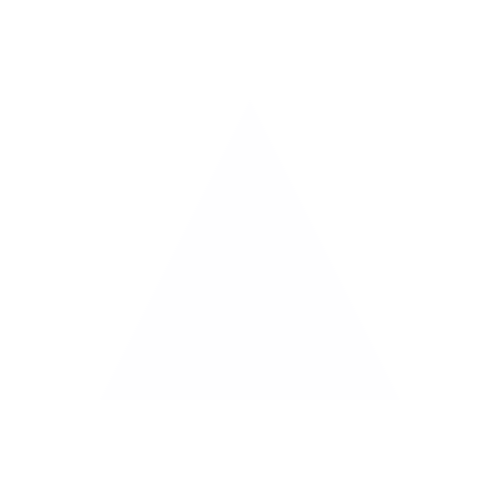
Frame 1 (no input)
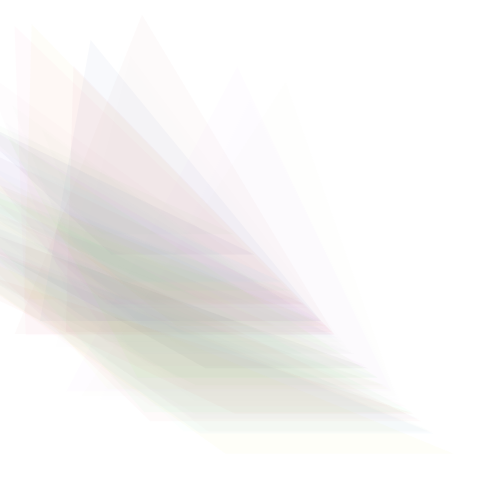
Frame 60 (the mouse pressed at the canvas centre just before this capture)
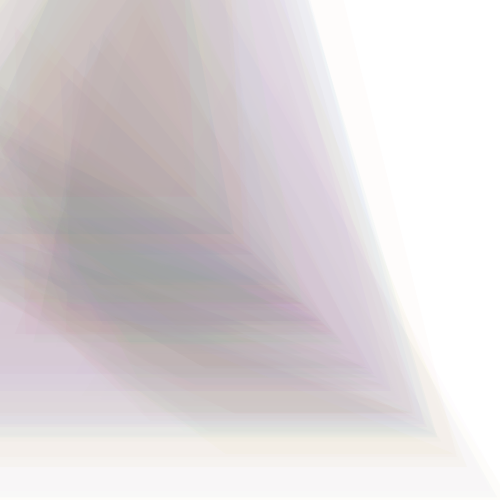
Frame 120 (the mouse held since frame 60 and released just before this capture)

The Processing sketch that drew these frames (run headless with seeded random() and noise(); from frame 60 on, the mouse is pressed at the canvas centre):

// Processing sketch: processing_23177
// ── processing_23177.pde

float a = 250;
float b = 100;
float c = 400;

void setup() {
 
 size(500,500);
 background(255);
 smooth();
  
}

void draw() {
  
  //background
  noStroke();
fill(random(0,255),random(0,255),random(0,255),random(0,10));
  triangle(a,b,b,c,c,c);
  
  a = a+random(-50,50);
  b = b+random(-50,50);
c = c+random(-50,50);

}
